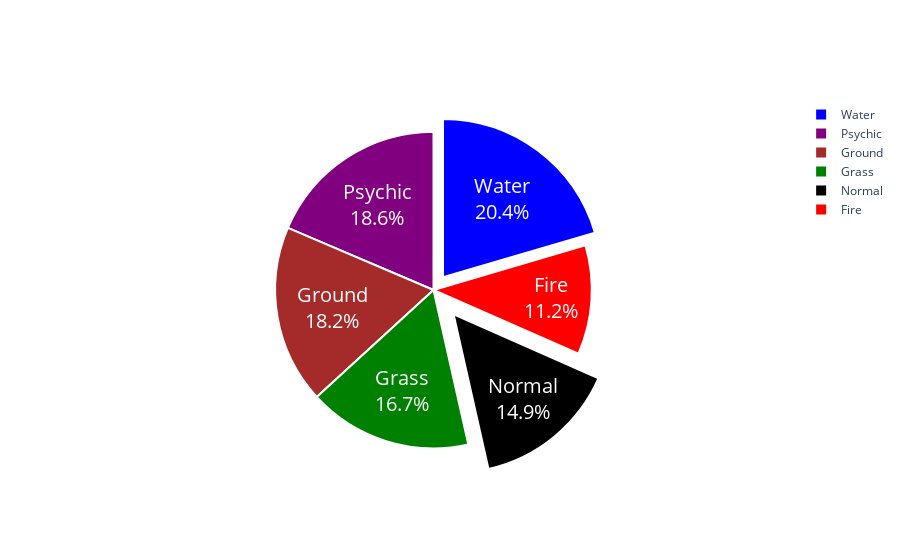

Here is the notebook cell this chart was saved with:
### Code cell
#Trace parameters
fig = go.Figure()
fig.add_trace(go.Pie(labels = labels,
                             values = values))

marker_prop = dict(colors = colors,
                  line = dict(color = '#FFFFFF',width = 2))

fig.update_traces(hoverinfo = 'label+percent',
                textfont_size = 20,
                textinfo = 'label+percent',
                pull = [0.1,0,0.2,0,0,0], #How much it should be exploded out
                 marker =marker_prop
                )

### Figure 1 — Plotly figure (JSON) as saved in the notebook; plotly's stock layout.template omitted (floating-point values rounded to 4 significant figures)
{"data": [{"hoverinfo": "label+percent", "labels": ["Water", "Grass", "Normal", "Psychic", "Fire", "Ground"], "marker": {"colors": ["blue", "green", "black", "purple", "red", "brown"], "line": {"color": "#FFFFFF", "width": 2}}, "pull": [0.1, 0, 0.2, 0, 0, 0], "textfont": {"size": 20}, "textinfo": "label+percent", "type": "pie", "values": [110, 90, 80, 100, 60, 98]}], "layout": {}}
